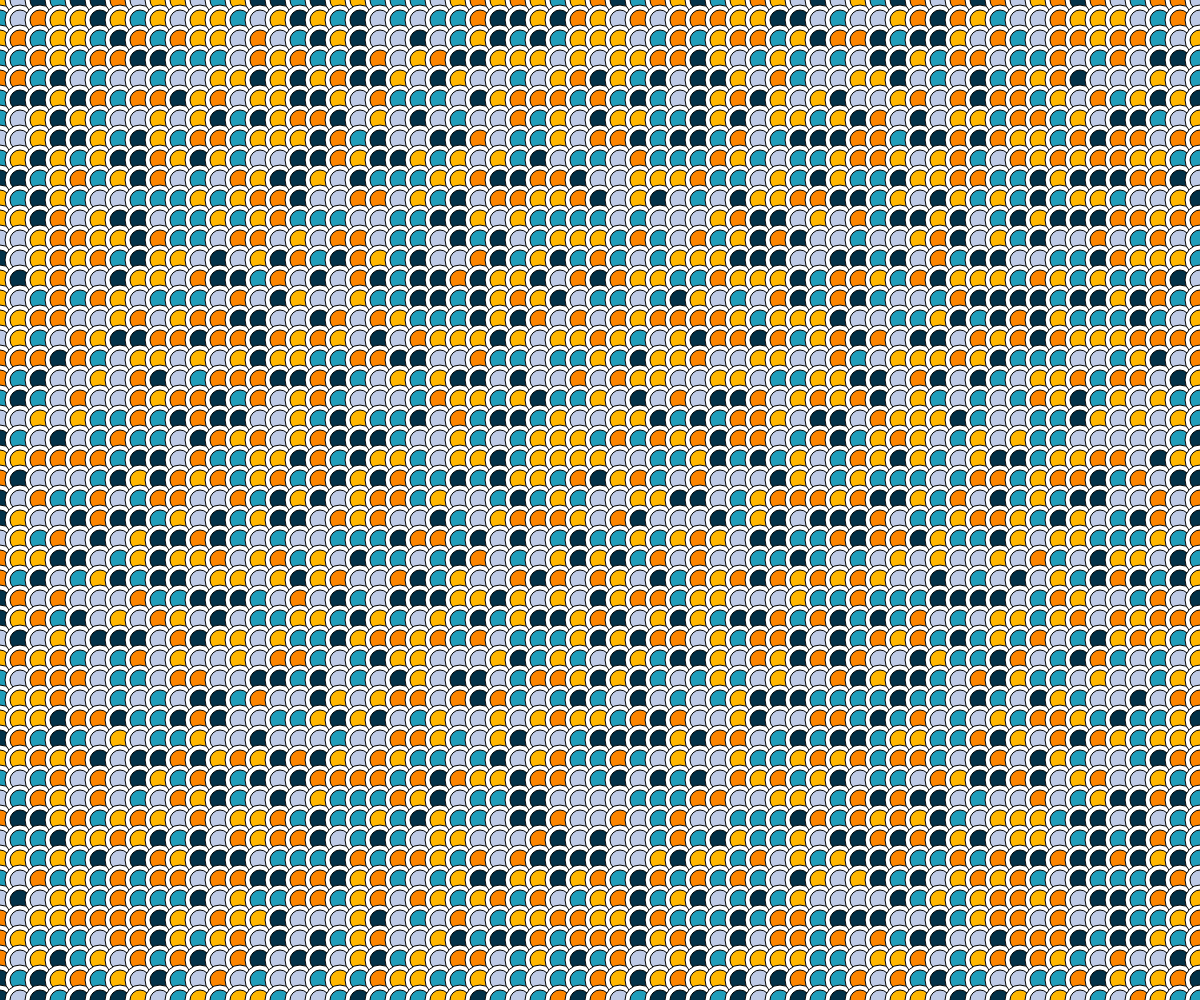
Frame 1 (no input)
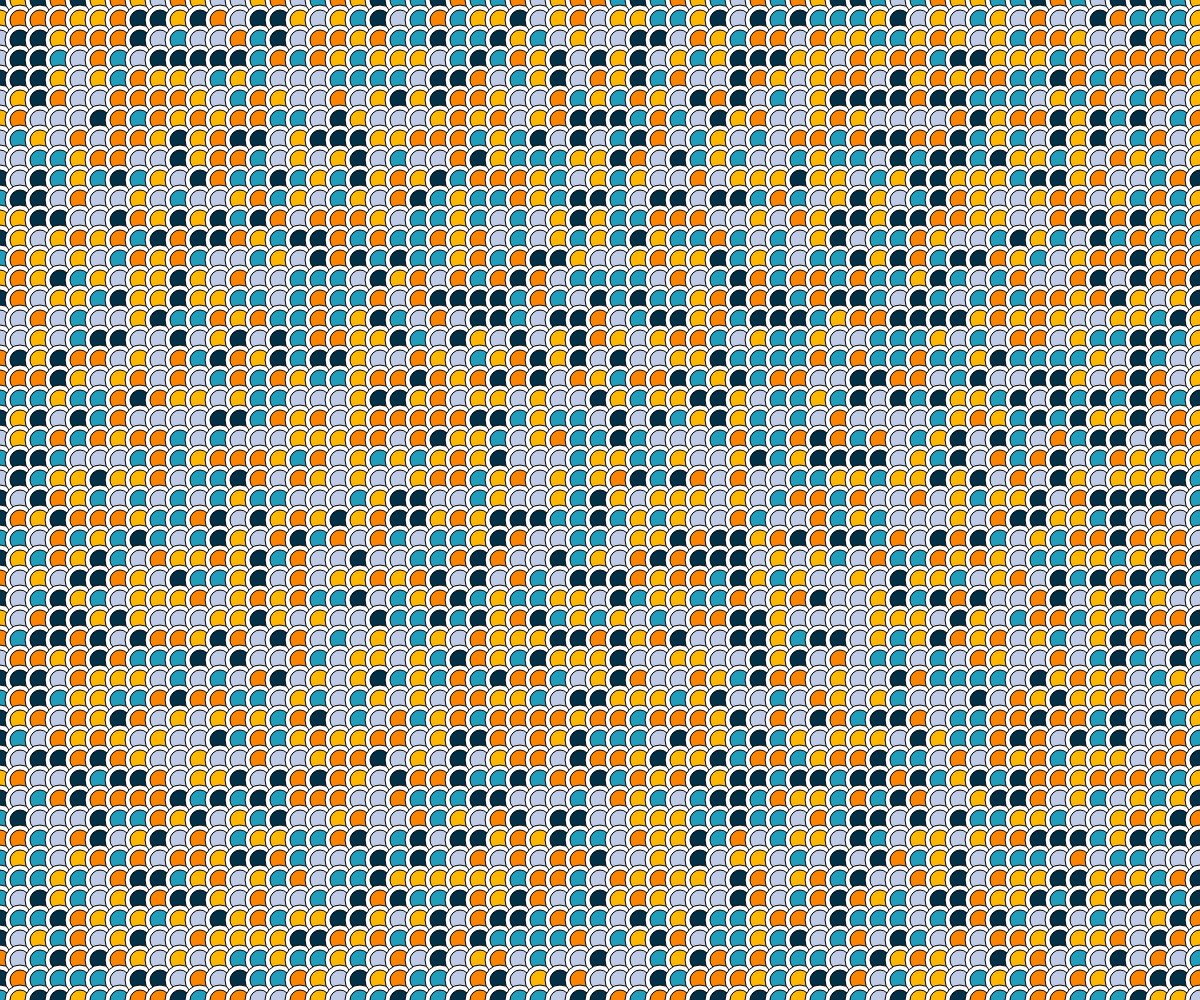
Frame 60 (no input)
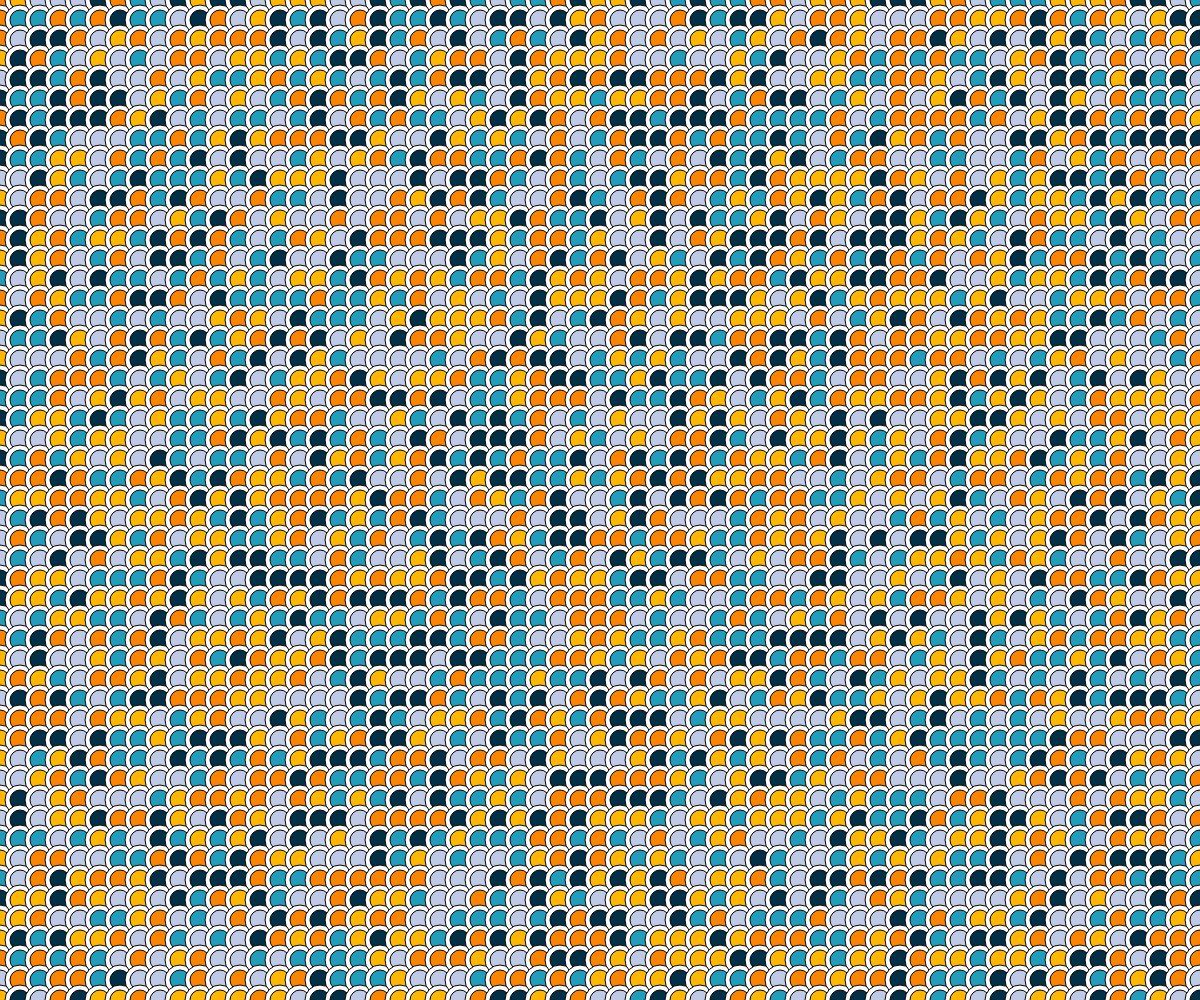
Frame 120 (the mouse pressed at the canvas centre since frame 60)

The p5.js sketch that drew these frames (run headless with seeded random() and noise() and a simulated clock; from frame 60 on, the mouse is pressed at the canvas centre):

// p5.js sketch
// ── sketch.js
var colorList = ['#BECAE6',
  '#209EBB',
  '#023047',
  '#FFB701',
  '#FC8500'
]

function setup() {
  createCanvas(windowWidth, windowHeight);
  angleMode(DEGREES);

}

function draw() {
  for (var x = 0; x < windowWidth + 20; x += 20) {
    for (var y = 0; y < windowHeight + 20; y += 20) {
      fill(255);

      ellipse(x, y, 30);
      fill(random(colorList));
      ellipse(x, y, 20);
    }
  }


}
